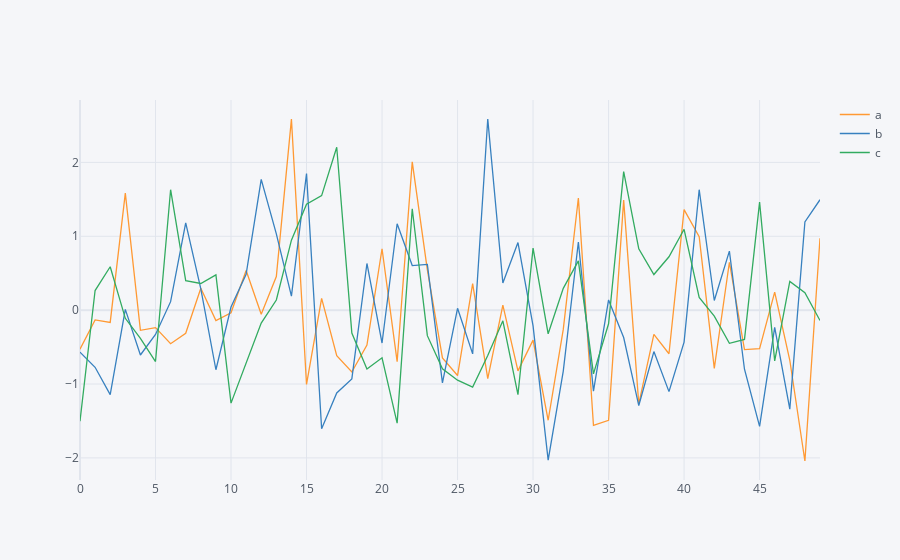

The cell this chart's notebook holds for it:
### Code cell
df.iplot()

### Figure 1 — Plotly figure (JSON) as saved in the notebook; plotly's stock layout.template omitted (floating-point values rounded to 4 significant figures)
{"data": [{"line": {"color": "rgba(255, 153, 51, 1.0)", "dash": "solid", "shape": "linear", "width": 1.3}, "mode": "lines", "name": "a", "text": "", "type": "scatter", "x": [0, 1, 2, 3, 4, 5, 6, 7, 8, 9, 10, 11, 12, 13, 14, 15, 16, 17, 18, 19, 20, 21, 22, 23, 24, 25, 26, 27, 28, 29, 30, 31, 32, 33, 34, 35, 36, 37, 38, 39, 40, 41, 42, 43, 44, 45, 46, 47, 48, 49], "y": [-0.5278, -0.1326, -0.1664, 1.585, -0.2723, -0.2363, -0.4542, -0.3137, 0.2963, -0.1411, -0.03585, 0.5369, -0.05629, 0.4554, 2.586, -1.005, 0.1604, -0.6162, -0.837, -0.4716, 0.8307, -0.6975, 2.008, 0.5445, -0.6469, -0.885, 0.3592, -0.9261, 0.06888, -0.8214, -0.406, -1.49, -0.2611, 1.518, -1.56, -1.492, 1.489, -1.27, -0.3267, -0.5901, 1.36, 0.9945, -0.789, 0.6484, -0.5351, -0.5224, 0.2444, -0.6782, -2.042, 0.974]}, {"line": {"color": "rgba(55, 128, 191, 1.0)", "dash": "solid", "shape": "linear", "width": 1.3}, "mode": "lines", "name": "b", "text": "", "type": "scatter", "x": [0, 1, 2, 3, 4, 5, 6, 7, 8, 9, 10, 11, 12, 13, 14, 15, 16, 17, 18, 19, 20, 21, 22, 23, 24, 25, 26, 27, 28, 29, 30, 31, 32, 33, 34, 35, 36, 37, 38, 39, 40, 41, 42, 43, 44, 45, 46, 47, 48, 49], "y": [-0.568, -0.7731, -1.143, 0.009912, -0.607, -0.3285, 0.115, 1.18, 0.2875, -0.8067, 0.04206, 0.486, 1.77, 1.033, 0.1899, 1.848, -1.606, -1.121, -0.9312, 0.6316, -0.445, 1.169, 0.603, 0.6195, -0.9834, 0.02486, -0.5915, 2.587, 0.367, 0.9145, -0.2122, -2.029, -0.8253, 0.9219, -1.096, 0.1385, -0.3701, -1.291, -0.5608, -1.103, -0.4321, 1.63, 0.131, 0.7984, -0.7997, -1.573, -0.2333, -1.34, 1.194, 1.494]}, {"line": {"color": "rgba(50, 171, 96, 1.0)", "dash": "solid", "shape": "linear", "width": 1.3}, "mode": "lines", "name": "c", "text": "", "type": "scatter", "x": [0, 1, 2, 3, 4, 5, 6, 7, 8, 9, 10, 11, 12, 13, 14, 15, 16, 17, 18, 19, 20, 21, 22, 23, 24, 25, 26, 27, 28, 29, 30, 31, 32, 33, 34, 35, 36, 37, 38, 39, 40, 41, 42, 43, 44, 45, 46, 47, 48, 49], "y": [-1.502, 0.2656, 0.5874, -0.1104, -0.3826, -0.6954, 1.63, 0.3988, 0.361, 0.4779, -1.258, -0.7258, -0.1752, 0.1373, 0.9474, 1.433, 1.55, 2.205, -0.3108, -0.7974, -0.6446, -1.529, 1.373, -0.3456, -0.7927, -0.9476, -1.041, -0.6133, -0.1443, -1.145, 0.8399, -0.3199, 0.2955, 0.6666, -0.8624, -0.1845, 1.875, 0.8309, 0.4819, 0.7223, 1.094, 0.1715, -0.08176, -0.4489, -0.3954, 1.462, -0.6863, 0.3887, 0.2364, -0.1405]}], "layout": {"legend": {"bgcolor": "#F5F6F9", "font": {"color": "#4D5663"}}, "paper_bgcolor": "#F5F6F9", "plot_bgcolor": "#F5F6F9", "title": {"font": {"color": "#4D5663"}}, "xaxis": {"gridcolor": "#E1E5ED", "showgrid": true, "tickfont": {"color": "#4D5663"}, "title": {"font": {"color": "#4D5663"}, "text": ""}, "zerolinecolor": "#E1E5ED"}, "yaxis": {"gridcolor": "#E1E5ED", "showgrid": true, "tickfont": {"color": "#4D5663"}, "title": {"font": {"color": "#4D5663"}, "text": ""}, "zerolinecolor": "#E1E5ED"}}}
